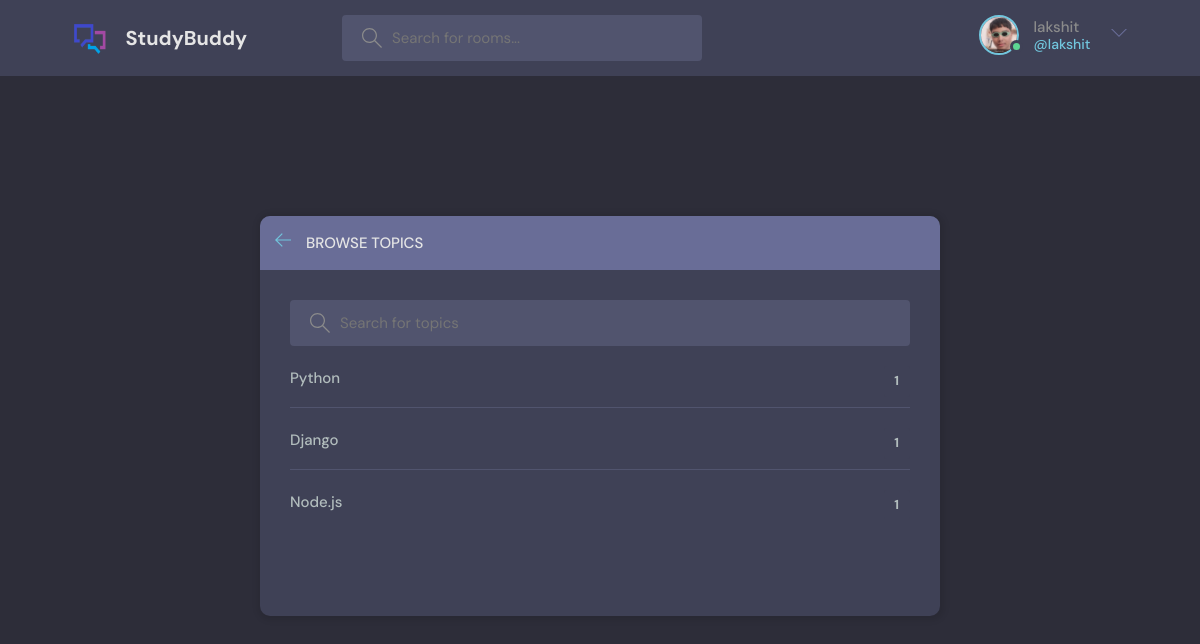
Page /topics/ (signed in) on the earlier database version.
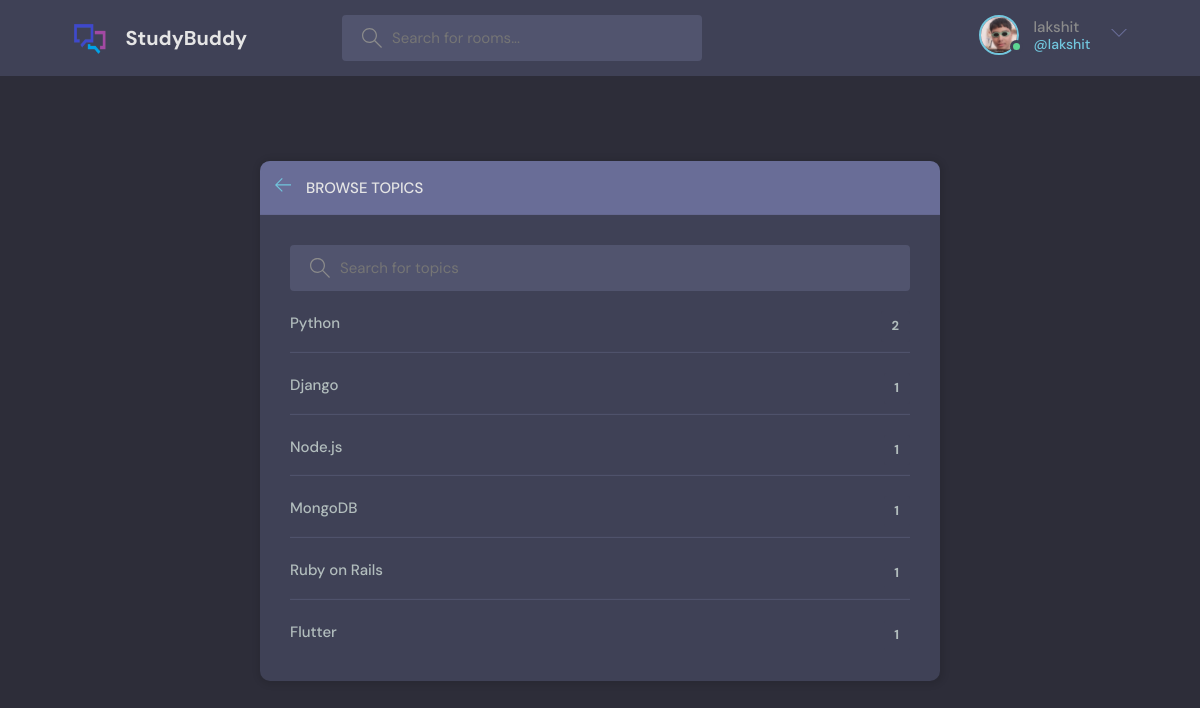
Same page on the later database version.
### base/models.py (models this page shows, shortened)
class Topic(models.Model):
    name = models.CharField(max_length=200)

### base/views.py (the view)
# urls.py: path('topics/',views.topicsPage,name="topics"),
def topicsPage(request):
    query = request.GET.get('q') if request.GET.get('q') != None else ''
    topics = Topic.objects.filter(name__icontains=query)
    context={'topics':topics}
    return render(request,'base/topics.html',context)

### base/templates/base/topics.html (shortened to what this page needs)
{% extends 'main.html' %}
{% block content %}
    <main class="create-room layout">
      <div class="container">
        <div class="layout__box">
          <div class="layout__boxHeader">
            <div class="layout__boxTitle">
              <a href="{% url 'homepage' %}">
                <svg version="1.1" xmlns="http://www.w3.org/2000/svg" width="32" height="32" viewBox="0 0 32 32">
                  <title>arrow-left</title>
                  <path
                    d="M13.723 2.286l-13.723 13.714 13.719 13.714 1.616-1.611-10.96-10.96h27.625v-2.286h-27.625l10.965-10.965-1.616-1.607z"
                  ></path>
                </svg>
              </a>
              <h3>Browse Topics</h3>
            </div>
          </div>
          <div class="topics-page layout__body">
            <form method="GET" action="" class="header__search">
              <label>
                <input name="q" placeholder="Search for topics" />
              </label>
            </form>
            <ul class="topics__list">
              {% for topic in topics %}
              <li>
                <a href="{% url 'homepage' %}?q={{topic.name}}">{{topic.name}} <span>{{topic.room_set.all.count}}</span></a>
              </li>
              {% endfor %}
            </ul>
          </div>
        </div>
      </div>
    </main>
  </body>
{% endblock content %}

Differences in the rows shown:
computed for Topic "Python": room_set.all.count "1" → "2"
added Topic: name "MongoDB", room_set.all.count "1"
added Topic: name "Ruby on Rails", room_set.all.count "1"
added Topic: name "Flutter", room_set.all.count "1"
